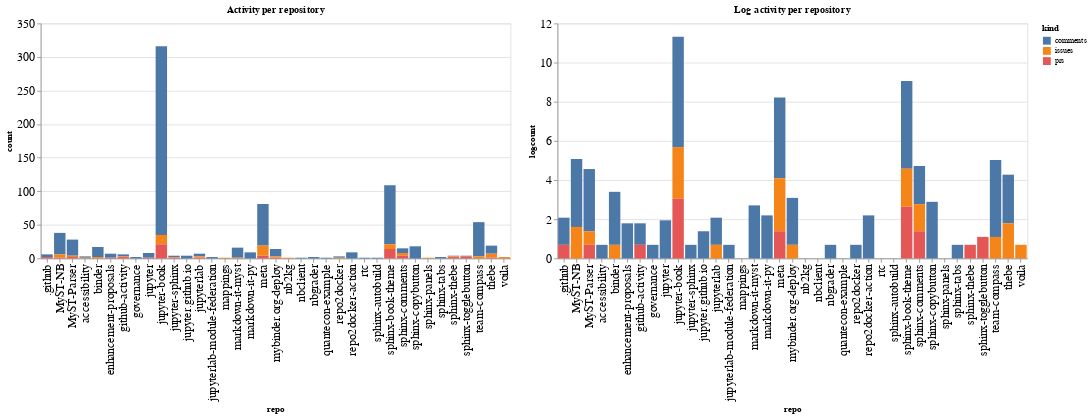

Notebook code cell kept with this figure:
### Code cell
ch1 = alt.Chart(repo_summaries, width=600, title="Activity per repository").mark_bar().encode(
    x='repo',
    y='count',
    color='kind',
    tooltip="kind"
)

ch2 = alt.Chart(repo_summaries, width=600, title="Log activity per repository").mark_bar().encode(
    x='repo',
    y='logcount',
    color='kind',
    tooltip="kind"
)

ch1 | ch2

### Figure 1 — Vega-Lite specification as saved in the notebook (floating-point values rounded to 4 significant figures)
{"config": {"axisLeft": {"labelFontSize": 15}, "axisBottom": {"labelFontSize": 15}}, "hconcat": [{"mark": "bar", "encoding": {"color": {"type": "nominal", "field": "kind"}, "tooltip": {"type": "nominal", "field": "kind"}, "x": {"type": "nominal", "field": "repo"}, "y": {"type": "quantitative", "field": "count"}}, "title": "Activity per repository", "width": 600}, {"mark": "bar", "encoding": {"color": {"type": "nominal", "field": "kind"}, "tooltip": {"type": "nominal", "field": "kind"}, "x": {"type": "nominal", "field": "repo"}, "y": {"type": "quantitative", "field": "logcount"}}, "title": "Log activity per repository", "width": 600}], "data": {"name": "data-78fc28838ac6010111f9284c0bb83000"}, "$schema": "https://vega.github.io/schema/vega-lite/v4.8.1.json", "datasets": {"data-78fc28838ac6010111f9284c0bb83000": [{"repo": ".github", "kind": "comments", "count": 4, "logcount": 1.386}, {"repo": ".github", "kind": "prs", "count": 2, "logcount": 0.6931}, {"repo": "MyST-NB", "kind": "comments", "count": 32, "logcount": 3.466}, {"repo": "MyST-NB", "kind": "issues", "count": 5, "logcount": 1.609}, {"repo": "MyST-NB", "kind": "prs", "count": 1, "logcount": 0.0}, {"repo": "MyST-Parser", "kind": "comments", "count": 24, "logcount": 3.178}, {"repo": "MyST-Parser", "kind": "issues", "count": 2, "logcount": 0.6931}, {"repo": "MyST-Parser", "kind": "prs", "count": 2, "logcount": 0.6931}, {"repo": "accessibility", "kind": "comments", "count": 2, "logcount": 0.6931}, {"repo": "accessibility", "kind": "issues", "count": 1, "logcount": 0.0}, {"repo": "binder", "kind": "comments", "count": 15, "logcount": 2.708}, {"repo": "binder", "kind": "issues", "count": 2, "logcount": 0.6931}, {"repo": "enhancement-proposals", "kind": "comments", "count": 6, "logcount": 1.792}, {"repo": "enhancement-proposals", "kind": "prs", "count": 1, "logcount": 0.0}, {"repo": "github-activity", "kind": "comments", "count": 3, "logcount": 1.099}, {"repo": "github-activity", "kind": "issues", "count": 1, "logcount": 0.0}, {"repo": "github-activity", "kind": "prs", "count": 2, "logcount": 0.6931}, {"repo": "governance", "kind": "comments", "count": 2, "logcount": 0.6931}, {"repo": "jupyter", "kind": "comments", "count": 7, "logcount": 1.946}, {"repo": "jupyter", "kind": "prs", "count": 1, "logcount": 0.0}, {"repo": "jupyter-book", "kind": "comments", "count": 281, "logcount": 5.638}, {"repo": "jupyter-book", "kind": "issues", "count": 14, "logcount": 2.639}, {"repo": "jupyter-book", "kind": "prs", "count": 21, "logcount": 3.045}, {"repo": "jupyter-sphinx", "kind": "comments", "count": 2, "logcount": 0.6931}, {"repo": "jupyter-sphinx", "kind": "issues", "count": 1, "logcount": 0.0}, {"repo": "jupyter-sphinx", "kind": "prs", "count": 1, "logcount": 0.0}, {"repo": "jupyter.github.io", "kind": "comments", "count": 4, "logcount": 1.386}, {"repo": "jupyterlab", "kind": "comments", "count": 4, "logcount": 1.386}, {"repo": "jupyterlab", "kind": "issues", "count": 2, "logcount": 0.6931}, {"repo": "jupyterlab", "kind": "prs", "count": 1, "logcount": 0.0}, {"repo": "jupyterlab-module-federation", "kind": "comments", "count": 2, "logcount": 0.6931}, {"repo": "mappings", "kind": "issues", "count": 1, "logcount": 0.0}, {"repo": "markdown-it-myst", "kind": "comments", "count": 15, "logcount": 2.708}, {"repo": "markdown-it-myst", "kind": "issues", "count": 1, "logcount": 0.0}, {"repo": "markdown-it-py", "kind": "comments", "count": 9, "logcount": 2.197}, {"repo": "meta", "kind": "comments", "count": 62, "logcount": 4.127}, {"repo": "meta", "kind": "issues", "count": 15, "logcount": 2.708}, {"repo": "meta", "kind": "prs", "count": 4, "logcount": 1.386}, {"repo": "mybinder.org-deploy", "kind": "comments", "count": 11, "logcount": 2.398}, {"repo": "mybinder.org-deploy", "kind": "issues", "count": 2, "logcount": 0.6931}, {"repo": "mybinder.org-deploy", "kind": "prs", "count": 1, "logcount": 0.0}, {"repo": "nb2kg", "kind": "issues", "count": 1, "logcount": 0.0}, {"repo": "nbclient", "kind": "comments", "count": 1, "logcount": 0.0}, {"repo": "nbgrader", "kind": "comments", "count": 2, "logcount": 0.6931}, {"repo": "quantecon-example", "kind": "comments", "count": 1, "logcount": 0.0}, {"repo": "repo2docker", "kind": "comments", "count": 2, "logcount": 0.6931}, {"repo": "repo2docker", "kind": "issues", "count": 1, "logcount": 0.0}, {"repo": "repo2docker-action", "kind": "comments", "count": 9, "logcount": 2.197}, {"repo": "rtc", "kind": "comments", "count": 1, "logcount": 0.0}, {"repo": "sphinx-autobuild", "kind": "comments", "count": 1, "logcount": 0.0}, {"repo": "sphinx-book-theme", "kind": "comments", "count": 88, "logcount": 4.477}, {"repo": "sphinx-book-theme", "kind": "issues", "count": 7, "logcount": 1.946}, {"repo": "sphinx-book-theme", "kind": "prs", "count": 14, "logcount": 2.639}, {"repo": "sphinx-comments", "kind": "comments", "count": 7, "logcount": 1.946}, {"repo": "sphinx-comments", "kind": "issues", "count": 4, "logcount": 1.386}, {"repo": "sphinx-comments", "kind": "prs", "count": 4, "logcount": 1.386}, {"repo": "sphinx-copybutton", "kind": "comments", "count": 18, "logcount": 2.89}, {"repo": "sphinx-panels", "kind": "issues", "count": 1, "logcount": 0.0}, {"repo": "sphinx-tabs", "kind": "comments", "count": 2, "logcount": 0.6931}, {"repo": "sphinx-thebe", "kind": "comments", "count": 1, "logcount": 0.0}, {"repo": "sphinx-thebe", "kind": "issues", "count": 1, "logcount": 0.0}, {"repo": "sphinx-thebe", "kind": "prs", "count": 2, "logcount": 0.6931}, {"repo": "sphinx-togglebutton", "kind": "comments", "count": 1, "logcount": 0.0}, {"repo": "sphinx-togglebutton", "kind": "prs", "count": 3, "logcount": 1.099}, {"repo": "team-compass", "kind": "comments", "count": 51, "logcount": 3.932}, {"repo": "team-compass", "kind": "issues", "count": 3, "logcount": 1.099}, {"repo": "thebe", "kind": "comments", "count": 12, "logcount": 2.485}, {"repo": "thebe", "kind": "issues", "count": 6, "logcount": 1.792}, {"repo": "thebe", "kind": "prs", "count": 1, "logcount": 0.0}, {"repo": "voila", "kind": "issues", "count": 2, "logcount": 0.6931}]}}
